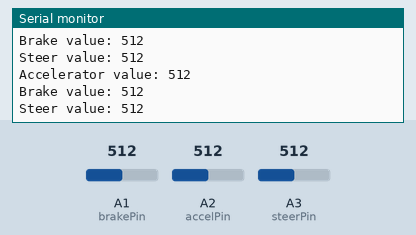
A sketch run on a simulated Arduino Uno, built with avr-gcc and run on an emulated ATmega328P. Parts: the last lines printed to the serial monitor. The inputs (shaded band) are chosen by the test bench; at power-on: A1 (brakePin) = 512, A2 (accelPin) = 512, A3 (steerPin) = 512.

Above: at 1.2 s.
1.3 s: A1 (brakePin) set to 105
At 1.9 s:
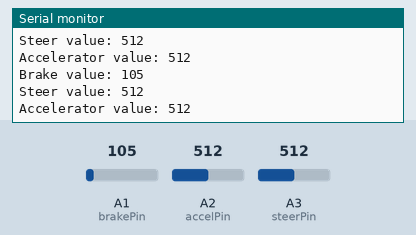
2.8 s: A1 (brakePin) set to 88
At 3.3 s:
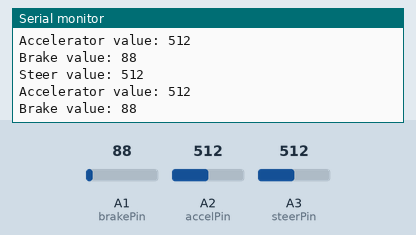
5.8 s: A2 (accelPin) set to 983
At 6.3 s:
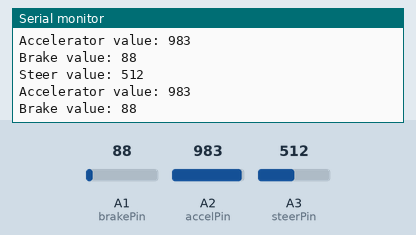
7.3 s: A2 (accelPin) set to 1009
At 7.8 s:
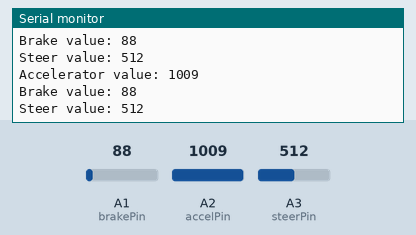
8.8 s: A3 (steerPin) set to 108
At 9.4 s:
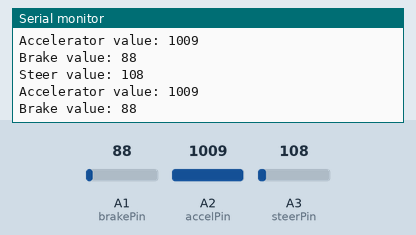
11.8 s: A3 (steerPin) set to 90
At 12.6 s:
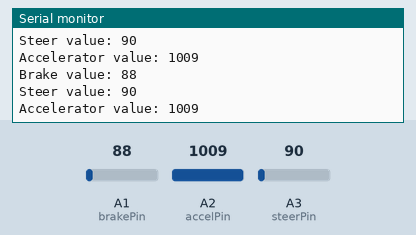
Timing chart, 0 to 14.8 s (numbered marks = the images above; inputs shaded):
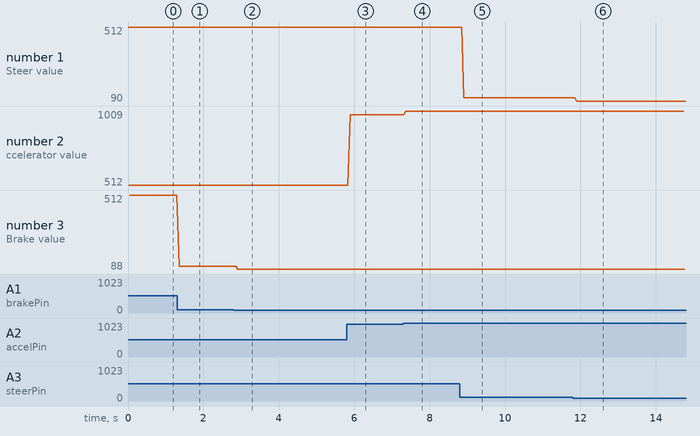

The sketch:

AXIS_CALIBRATION_TEST.ino
```cpp
/* JVSCab2PC
 * Analog axis calibration sketch
 *
 * by barito 2022
 */

//pins to be monitored
const int brakePin = A1;
const int accelPin = A2;
const int steerPin = A3;

void setup() {
  Serial.begin(9600);
}

void loop() {
  Serial.print ("Steer");
  Serial.print (" value: ");
  Serial.println (analogRead(steerPin));
  Serial.print ("Accelerator");
  Serial.print (" value: ");
  Serial.println (analogRead(accelPin));
  Serial.print ("Brake");
  Serial.print (" value: ");
  Serial.println (analogRead(brakePin));
  delay(10);
}
```

Measured:
- the behaviour switches between 100 and 99 on A1 (brakePin) (found by bisection; images 1 and 2)
- the behaviour switches between 999 and 1000 on A2 (accelPin) (found by bisection; images 3 and 4)
- the behaviour switches between 100 and 99 on A3 (steerPin) (found by bisection; images 5 and 6)
- after the input at 1.3 s, the serial monitor: prints a new line after 0.05 s (image 1)
- after the input at 2.8 s, the serial monitor: prints a new line after 0.11 s (image 2)
- after the input at 5.8 s, the serial monitor: prints a new line after 0.10 s (image 3)
- after the input at 7.3 s, the serial monitor: prints a new line after 0.07 s (image 4)
- after the input at 8.8 s, the serial monitor: prints a new line after 0.11 s (image 5)
- after the input at 11.8 s, the serial monitor: prints a new line after 0.11 s (image 6)
